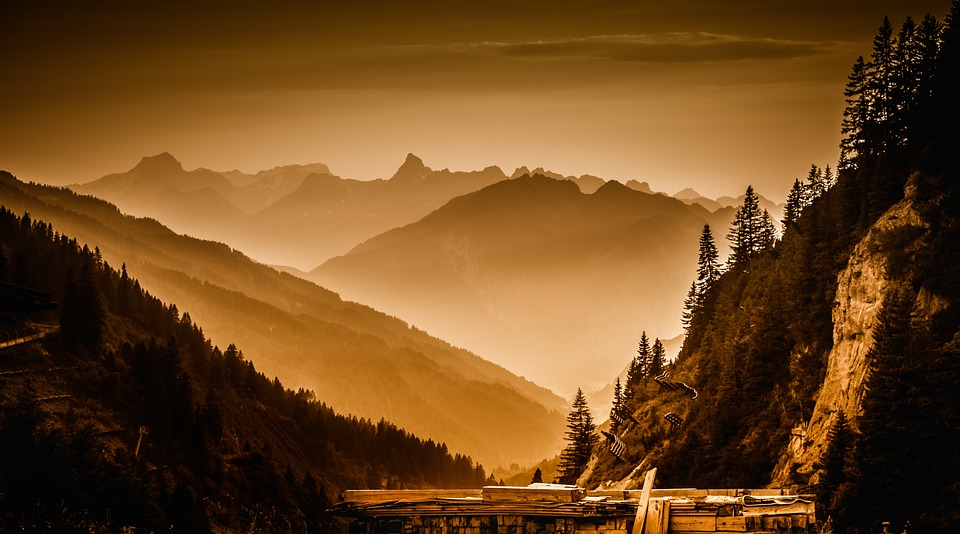
//> input picture Chapter2_ManipulatingPixel/AcessPixelValue/1.jpg, 960 x 534 px
$ ./main   (built with g++ and OpenCV 4)
//> lines starting //> are read from the running program, lines starting //| are printed output that depends on the picture
//> further down, image is the input picture: 534 rows x 960 cols, CV_8UC3; mean B, G, R 31, 72.4, 110.5
#include <iostream>
#include <stdio.h>      /* printf, scanf, puts, NULL */
#include <stdlib.h>     /* srand, rand */
#include <time.h>       /* time */
#include <opencv2\core.hpp>
#include <opencv2\highgui.hpp>
#include <opencv2\imgproc.hpp>

// address of pixel at (j,i) that is &image.at(j,i)
//data = image.data + j*image.step + i*image.elemSize();

using namespace cv;
using namespace std;

void Salt(Mat image, int n)
{
	srand(time(NULL));
	for (int i = 0; i < n; i++)
	{
		int r = rand() % image.rows - 1;
		int c = rand() % image.cols - 1;
		if (image.type() == CV_8UC1)
		{
			image.at<uchar>(r, c) = 255;
		}
		else if (image.type() == CV_8UC3)
		{
			image.at<Vec3b>(r, c)[0] = 255;
			image.at<Vec3b>(r, c)[1] = 255;
			image.at<Vec3b>(r, c)[2] = 255;
		}
	}
}

void ColorReduce(Mat image, int factor = 64)
{
	int nL = image.rows;
	int nC = image.cols * image.channels();
	for (int i = 0; i < nL; i++)
	{
		uchar *data = image.ptr<uchar>(i);
		for (int j = 0; j < nC; j++)
		{
			data[j] = (data[j] / factor)*factor + factor / 2;
		}
	}
}

void Sharpen(Mat &input, Mat &output)
{
	output.create(input.size(), input.type());
	int nChannel = input.channels();
//> nChannel = 3
	for (int i = 1; i < input.rows - 1; i++)
	{
		uchar *previous = input.ptr<uchar>(i - 1);
		uchar *current = input.ptr<uchar>(i);
		uchar *next = input.ptr<uchar>(i + 1);
		uchar *out = output.ptr<uchar>(i);
		for (int j = nChannel; j < (input.cols - 1)*nChannel; j++)
		{
			out[j] = saturate_cast<uchar>(5 * current[j] - previous[j] - next[j] - current[j - nChannel] - current[j + nChannel]);
		}
	}
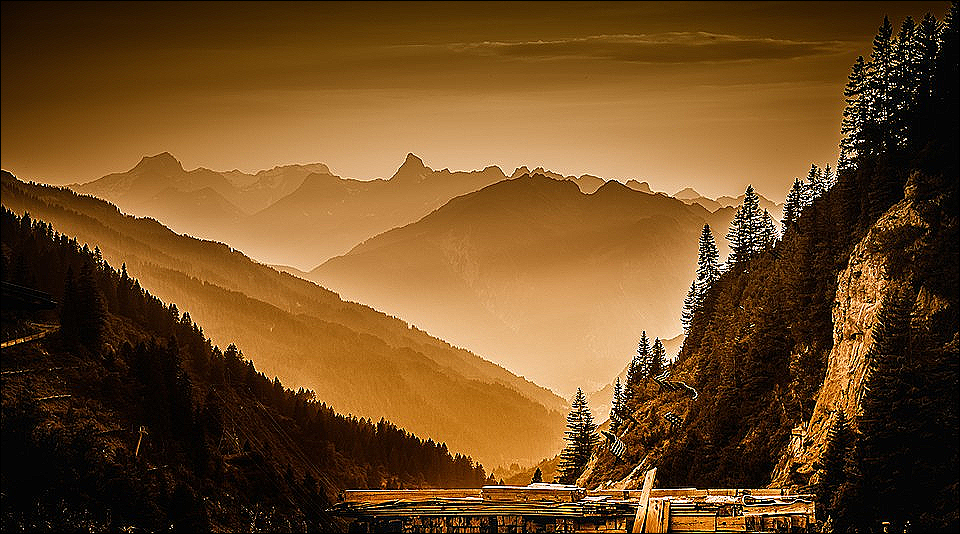
//> output: 534 rows x 960 cols, CV_8UC3; mean B, G, R 34.5, 74.6, 110.3
	output.row(0).setTo(Scalar(0));
	output.row(input.rows-1).setTo(Scalar(0));
	output.col(0).setTo(Scalar(0));
	output.col(input.cols - 1).setTo(Scalar(0));
}

void Wave(Mat &input, Mat &output)
{
	Mat srcX(input.rows, input.cols, CV_32F);
	Mat srcY(input.rows, input.cols, CV_32F);
	for (int i = 0; i < input.rows; i++)
	{
		for (int j = 0; j < input.cols; j++)
		{
			srcX.at<float>(i, j) = j;
			srcY.at<float>(i, j) = i+5*sin(j/10);
		}
	}
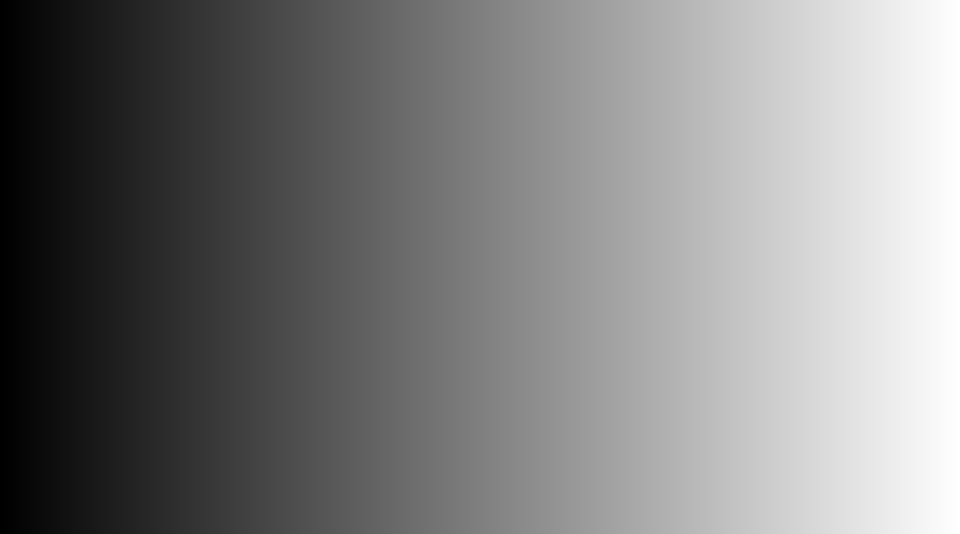
//> srcX: 534 rows x 960 cols, CV_32FC1; min 0, max 959, mean 479.5; drawn with min black and max white
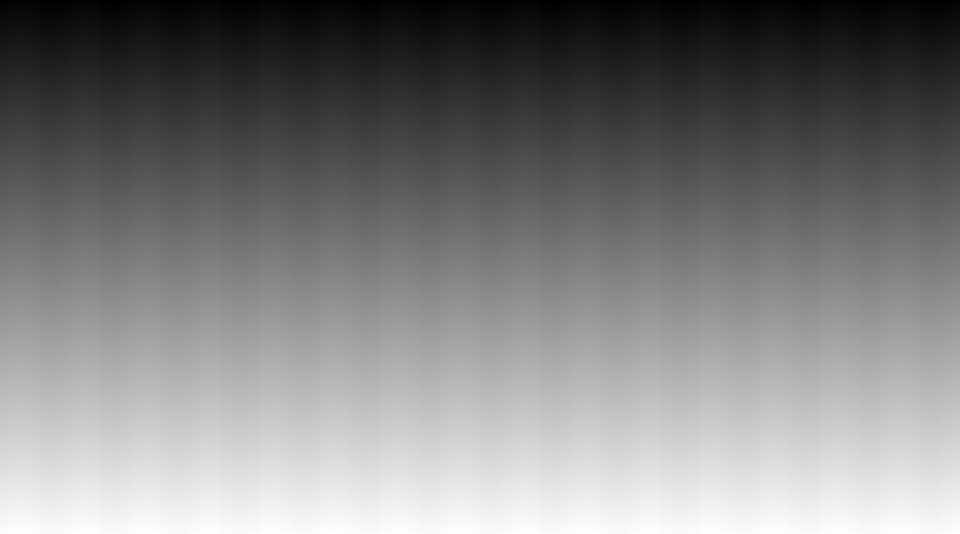
//> srcY: 534 rows x 960 cols, CV_32FC1; min -5, max 538, mean 266.5; drawn with min black and max white
	remap(input, output, srcX, srcY, CV_INTER_LINEAR);
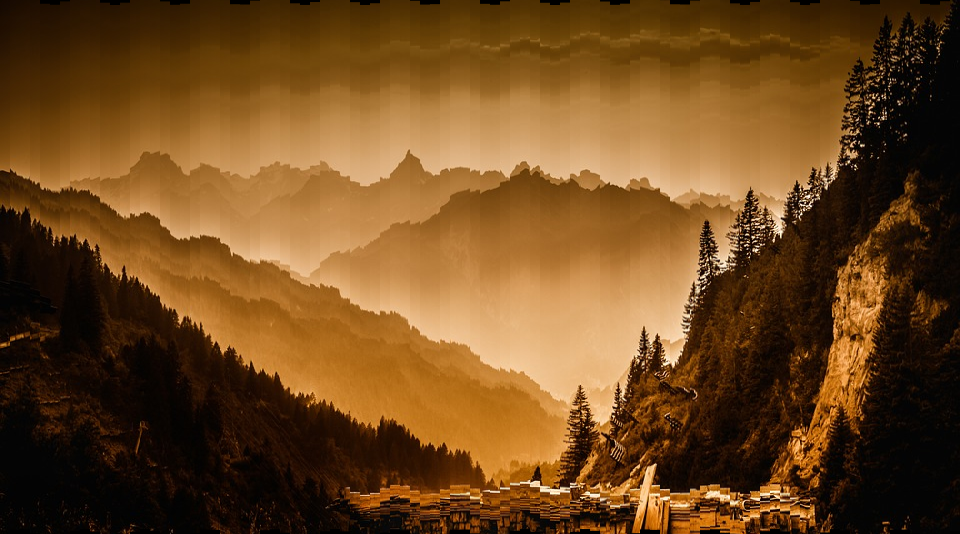
//> output: 534 rows x 960 cols, CV_8UC3; mean B, G, R 31, 72.2, 110.2
}

int main()
{
	Mat image;
	Mat output;
	Mat imageWave;
	image = imread("1.jpg", IMREAD_COLOR);
	if (!image.empty())
	{
		//Salt(image, 1000);
		//ColorReduce(image, 16);
		imshow("Original image", image);
		Sharpen(image, output);
		imshow("Sharpen image", output);
		Wave(image, imageWave);
		imshow("Wave", imageWave);
	}
	waitKey(0);
}
